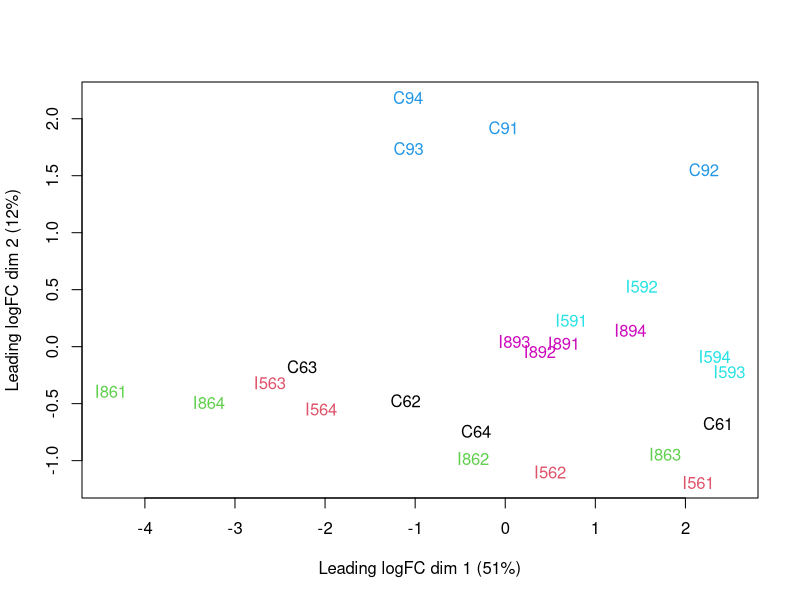
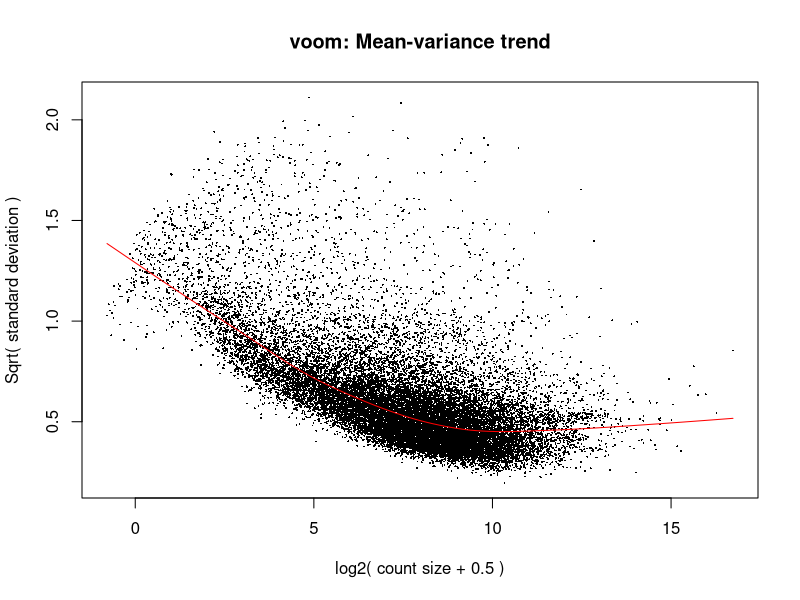
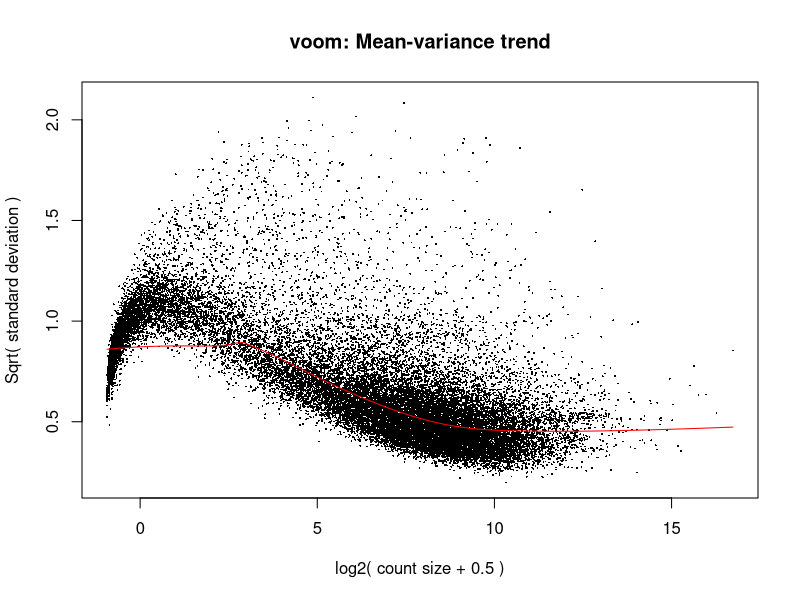
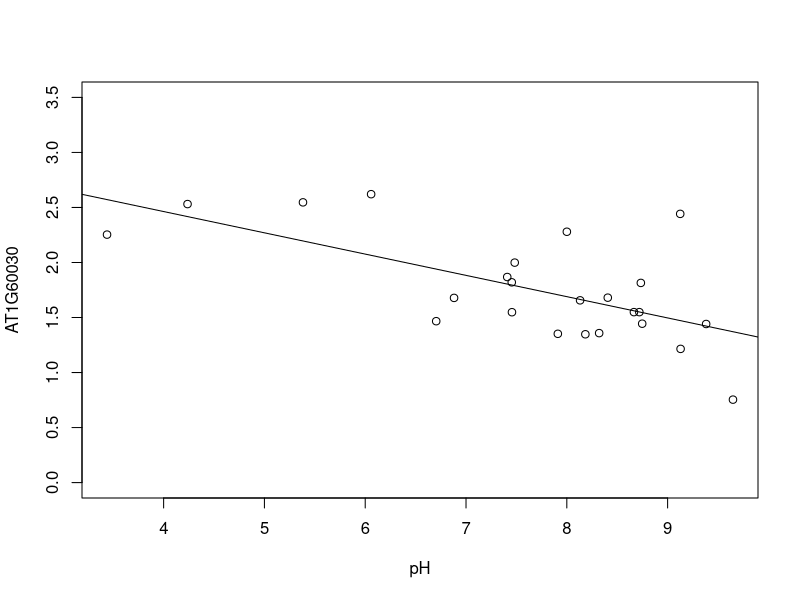
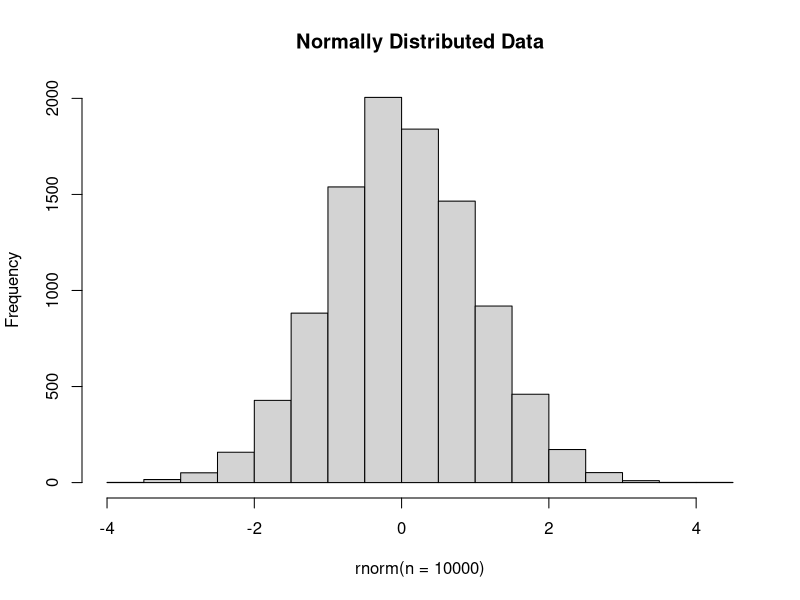
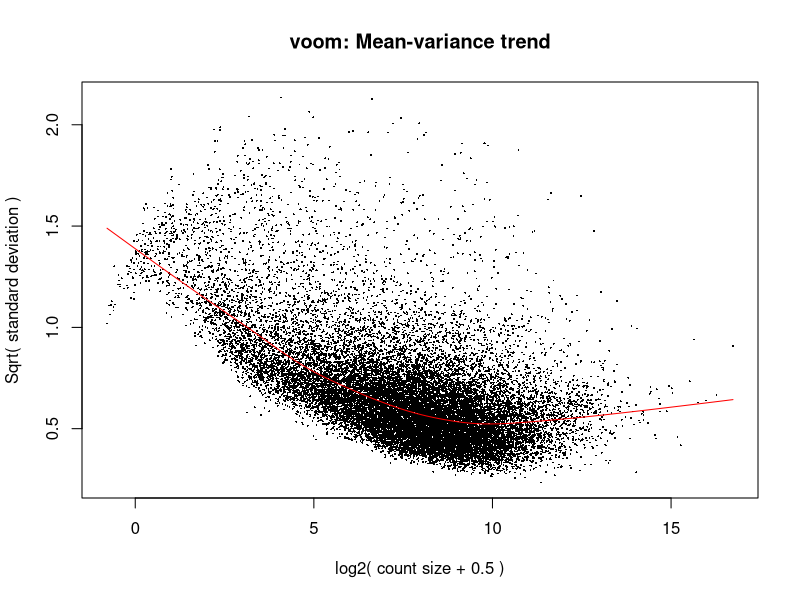

Here is the R script that generated these plots, in order:
## ---- chunk 1
# source("https://bioconductor.org/biocLite.R")
# biocLite("edgeR")
## ---- chunk 2
library(edgeR)
## ---- chunk 3
counts <- read.delim("all_counts.txt", row.names = 1)
head(counts)
## ---- chunk 4
d0 <- DGEList(counts)
## ---- chunk 5
d0 <- calcNormFactors(d0)
d0
## ---- chunk 6
cutoff <- 1
drop <- which(apply(cpm(d0), 1, max) < cutoff)
d <- d0[-drop,] 
dim(d) # number of genes left
## ---- chunk 7
snames <- colnames(counts) # Sample names
snames
cultivar <- substr(snames, 1, nchar(snames) - 2) 
time <- substr(snames, nchar(snames) - 1, nchar(snames) - 1)
cultivar
time
## ---- chunk 8
group <- interaction(cultivar, time)
group
## ---- chunk 9
plotMDS(d, col = as.numeric(group))
## ---- chunk 10
mm <- model.matrix(~0 + group)
## ---- chunk 11
y <- voom(d, mm, plot = T)
## ---- chunk 12
tmp <- voom(d0, mm, plot = T)
## ---- chunk 13
fit <- lmFit(y, mm)
head(coef(fit))
## ---- chunk 14
contr <- makeContrasts(groupI5.9 - groupI5.6, levels = colnames(coef(fit)))
contr
## ---- chunk 15
tmp <- contrasts.fit(fit, contr)
## ---- chunk 16
tmp <- eBayes(tmp)
## ---- chunk 17
top.table <- topTable(tmp, sort.by = "P", n = Inf)
head(top.table, 20)
## ---- chunk 18
length(which(top.table$adj.P.Val < 0.05))
## ---- chunk 19
write.table(top.table, file = "time9_v_time6_I5.txt", row.names = F, sep = "\t", quote = F)
## ---- chunk 20
contr <- makeContrasts(groupI5.6 - groupC.6, levels = colnames(coef(fit)))
tmp <- contrasts.fit(fit, contr)
tmp <- eBayes(tmp)
top.table <- topTable(tmp, sort.by = "P", n = Inf)
head(top.table, 20)
length(which(top.table$adj.P.Val < 0.05)) # number of DE genes
write.table(top.table, file = "I5_v_C_time6.txt", row.names = F, sep = "\t", quote = F)
## ---- chunk 21
mm <- model.matrix(~cultivar*time)
## ---- chunk 22
colnames(mm)
## ---- chunk 23
y <- voom(d, mm, plot = F)
fit <- lmFit(y, mm)
head(coef(fit))
## ---- chunk 24
tmp <- contrasts.fit(fit, coef = 2) # Directly test second coefficient
tmp <- eBayes(tmp)
top.table <- topTable(tmp, sort.by = "P", n = Inf)
head(top.table, 20)
length(which(top.table$adj.P.Val < 0.05)) # number of DE genes
## ---- chunk 25
head(coef(fit))
## ---- chunk 26
tmp <- contrasts.fit(fit, coef = 5) # Test cultivarI5:time9
tmp <- eBayes(tmp)
top.table <- topTable(tmp, sort.by = "P", n = Inf)
head(top.table, 20)
length(which(top.table$adj.P.Val < 0.05)) 
## ---- chunk 27
batch <- factor(rep(rep(1:2, each = 2), 6))
batch
## ---- chunk 28
mm <- model.matrix(~0 + group + batch)
y <- voom(d, mm, plot = F)
fit <- lmFit(y, mm)
contr <- makeContrasts(groupI5.6 - groupC.6, levels = colnames(coef(fit)))
tmp <- contrasts.fit(fit, contr)
tmp <- eBayes(tmp)
top.table <- topTable(tmp, sort.by = "P", n = Inf)
head(top.table, 20)
length(which(top.table$adj.P.Val < 0.05))
## ---- chunk 29
# Generate example RIN data
set.seed(99)
RIN <- rnorm(n = 24, mean = 7.5, sd = 1)
RIN
## ---- chunk 30
mm <- model.matrix(~0 + group + RIN)
y <- voom(d, mm, plot = F)
fit <- lmFit(y, mm)
contr <- makeContrasts(groupI5.6 - groupC.6, levels = colnames(coef(fit)))
tmp <- contrasts.fit(fit, contr)
tmp <- eBayes(tmp)
top.table <- topTable(tmp, sort.by = "P", n = Inf)
head(top.table, 20)
length(which(top.table$adj.P.Val < 0.05))
## ---- chunk 31
# Generate example pH data
set.seed(99)
pH <- rnorm(n = 24, mean = 8, sd = 1.5)
pH
## ---- chunk 32
mm <- model.matrix(~pH)
head(mm)
## ---- chunk 33
y <- voom(d, mm, plot = F)
fit <- lmFit(y, mm)
tmp <- contrasts.fit(fit, coef = 2) # test "pH" coefficient
tmp <- eBayes(tmp)
top.table <- topTable(tmp, sort.by = "P", n = Inf)
head(top.table, 20)
length(which(top.table$adj.P.Val < 0.05))
## ---- chunk 34
AT1G60030 <- y$E["AT1G60030",]
plot(AT1G60030 ~ pH, ylim = c(0, 3.5))
intercept <- coef(fit)["AT1G60030", "(Intercept)"]
slope <- coef(fit)["AT1G60030", "pH"]
abline(a = intercept, b = slope)
## ---- chunk 35
hist(rnorm(n = 10000), main = "Normally Distributed Data")
## ---- chunk 36
tmp <- voom(d, mm, plot = T)
## ---- chunk 37
sessionInfo()
